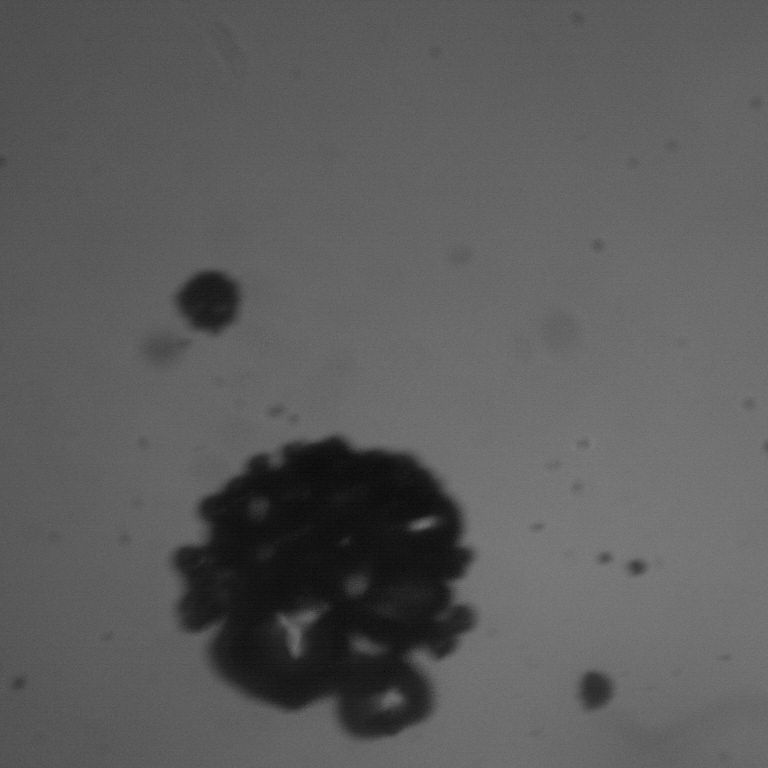
#> input picture data/fixed_data/test/12.5_alcohol/20458.jpeg, 768 x 768 px
$ python making_table_test.py   (older library calls are emulated)
#> lines starting #> are read from the running program, lines starting #| are printed output that depends on the picture; after the words box and inside, x2 and y2 are one past the last pixel; in counts of white or black regions, pixels touching at a corner belong together
import cv2
import numpy as np
from math import hypot, pi
import matplotlib.pyplot as plt
import os
from tqdm import tqdm
import pandas as pd
from pathlib import Path

SAVE_PATH = 'data/fixed_data/output_test'
all_files = list()

if os.path.exists('data/fixed_data/tmp_csv_test'):
    pass
else:
    os.mkdir('data/fixed_data/tmp_csv_test')

for root, dirs, files in os.walk('data/fixed_data/test/'):
    for file in files:
        if file.endswith('.jpeg'):
            all_files.append(os.path.join(root, file))

for file in tqdm(all_files):
    if os.path.exists(SAVE_PATH):
        pass
    else:
        os.mkdir(SAVE_PATH)
    if os.path.exists(os.path.join(SAVE_PATH, file.split(os.sep)[-2])):
        pass
    else:
        os.mkdir(os.path.join(SAVE_PATH, file.split(os.sep)[-2]))

    new_save_path = os.path.join(SAVE_PATH, file.split(os.sep)[-2])
    folder_name = file.split(os.sep)[-2]
    file_name = file.split(os.sep)[-1]
    font = cv2.FONT_HERSHEY_SIMPLEX
    img = cv2.imread(file)
#> img is the input picture: shape (768, 768, 3); min 6, max 127, mean 91.7
    cv2.imwrite(os.path.join(new_save_path, file.split(os.sep)[-1]), img)
    height = img.shape[0]
#> height = 768
    width = img.shape[1]
#> width = 768
    gray = cv2.cvtColor(img, cv2.COLOR_RGB2GRAY)
    gray = cv2.GaussianBlur(gray, (7, 7), 0)
    ret, thresh = cv2.threshold(gray, 40, 255, 0, cv2.THRESH_BINARY)
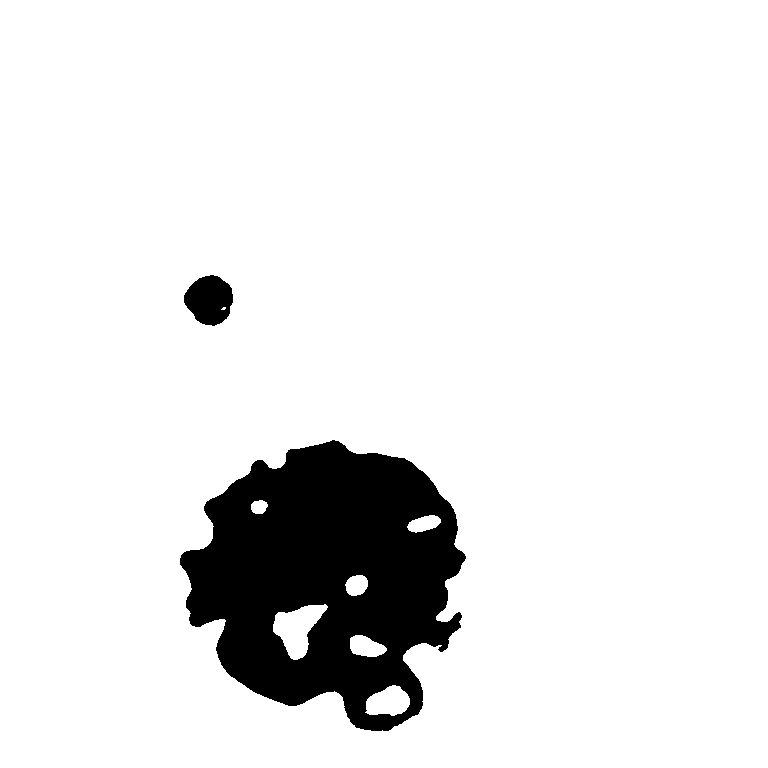
#> thresh: shape (768, 768); 90.7% white; 2 black regions
    _, contours, hierarchy = cv2.findContours(
        image=thresh, mode=cv2.RETR_TREE, method=cv2.CHAIN_APPROX_NONE)
#> contours = 10 contours, 1 with area under 20; largest, box (x1, y1, x2, y2) and area: (0, 0, 768, 768) 588289, (179, 439, 467, 732) 57840, (183, 274, 234, 327) 1904, (273, 604, 328, 660) 1579, (365, 685, 410, 716) 944
    a = 1
    b = 0

    for i, contour in enumerate(contours):
        if a < len(contour) and [0, 0] not in contour and [0, height] not in contour and [width, height] not in contour and [width, 0] not in contour:
            a = len(contour)
            b = i
            bigger_contour = contour
        else:
            pass
#> this loop made 10 passes
#> (a, b) on pass 2: (1007, 1)
#> after the loop, a = 1007; b = 1; bigger_contour = contour of 1007 points, box (x1, y1, x2, y2) (179, 439, 467, 732), area 57840

    try:
        M = cv2.moments(bigger_contour)
#> M = moments, m00 57840.5, centre m10/m00, m01/m00 = (328.2, 579.3)
        cX = int(M["m10"] / M["m00"])
#> cX = 328
        cY = int(M["m01"] / M["m00"])
#> cY = 579
        centre_coordinstes = (cX, cY)
#> centre_coordinstes = (328, 579)
        cv2.putText(img, ".", (cX, cY), font, 0.5, (255, 255, 255), 2)
#> img: shape (768, 768, 3); under 0.01% of pixels changed, all inside (x1, y1, x2, y2) = (329, 577, 333, 581)
    except Exception as e:
        pass

    distance = []

    for point in bigger_contour:
        new_distance = hypot(point[0][0] - cX, point[0][1] - cY)
        distance.append(new_distance)
#> this loop made 1007 passes
#> (point, new_distance) on passes 1 to 3: ([[331, 440]], 139), ([[332, 439]], 140.1), ([[333, 439]], 140.1)
#> after the loop, distance = 1007 values, max 163.4 at index 457, min 106.2 at index 364, mean 134.8
    distance = np.array(distance)
    dist_res = distance
#> dist_res has the same summary as distance
    distance = min(distance)
#> distance = 106.2
    radius = distance
#> radius = 106.2
    color = (255, 0, 0)
    new_img = cv2.circle(img, centre_coordinstes,
                         int(distance), color, thickness=4)

    for cnt in contours:
        approx = cv2.approxPolyDP(cnt, 9 * cv2.arcLength(cnt, True), True)
#> (the run stopped early here; a loop or call above may not have finished)
